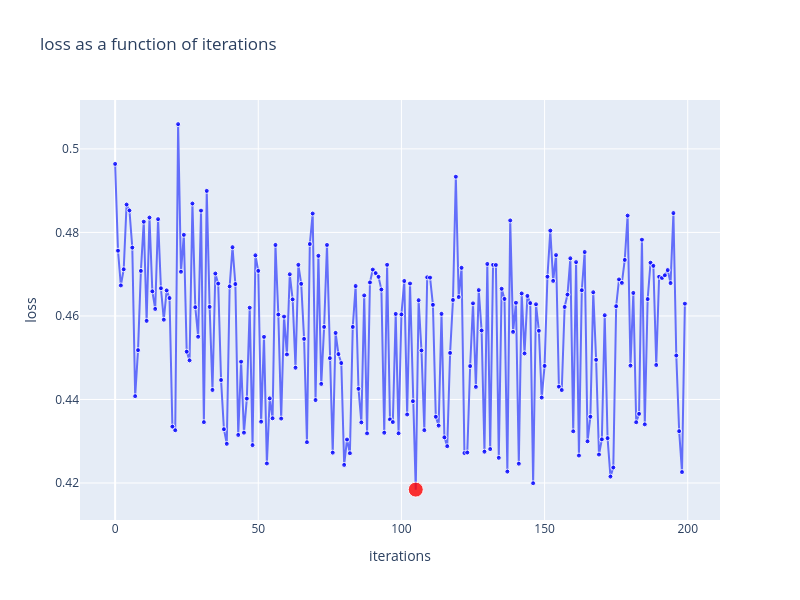

The code cell stored with this chart in its notebook:
### Code cell
plot_2d_scatter(df, 'iterations', 'loss', highlight=True)

### Figure 1 — Plotly figure (JSON) as saved in the notebook; plotly's stock layout.template omitted (floating-point values rounded to 4 significant figures; data arrays with more than 128 entries replaced by an {"elided": "..."} marker saying what was removed)
{"data": [{"marker": {"color": {"elided": "200 str values"}, "opacity": 0.8, "size": {"elided": "200 int values"}}, "mode": "lines+markers", "name": "loss", "type": "scatter", "x": {"elided": "200 int values"}, "y": {"elided": "200 float values"}}], "layout": {"height": 600, "title": {"text": "loss as a function of iterations"}, "width": 800, "xaxis": {"title": {"text": "iterations"}}, "yaxis": {"title": {"text": "loss"}}}}
